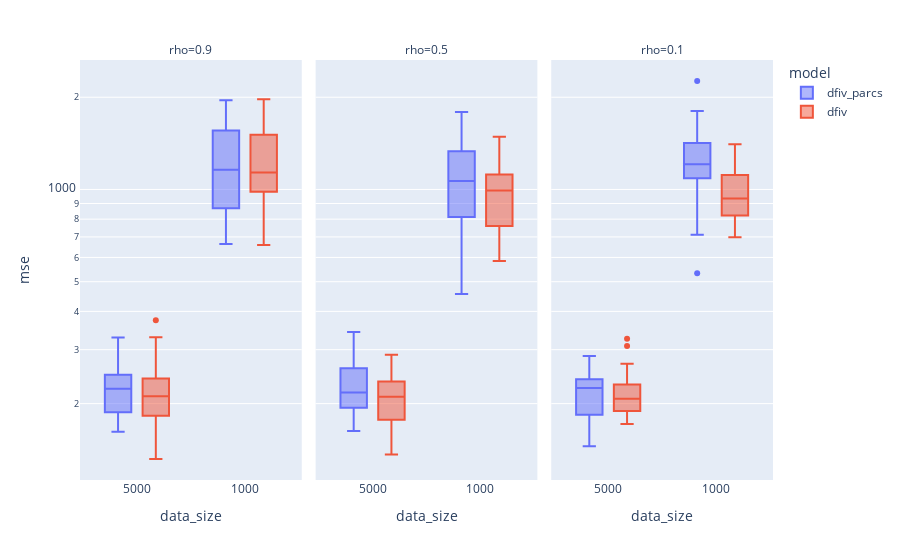

This figure's notebook cell:
### Code cell
fig = px.box(df, x='data_size', y='mse', color='model', log_y=True,
                facet_col='rho', facet_col_wrap=3)
fig.show()

### Figure 1 — Plotly figure (JSON) as saved in the notebook; plotly's stock layout.template omitted (floating-point values rounded to 4 significant figures)
{"data": [{"alignmentgroup": "True", "hovertemplate": "model=dfiv_parcs<br>rho=0.9<br>data_size=%{x}<br>mse=%{y}<extra></extra>", "legendgroup": "dfiv_parcs", "marker": {"color": "#636efa"}, "name": "dfiv_parcs", "notched": false, "offsetgroup": "dfiv_parcs", "orientation": "v", "showlegend": true, "type": "box", "x": ["5000", "5000", "5000", "5000", "5000", "5000", "5000", "5000", "5000", "5000", "5000", "5000", "5000", "5000", "5000", "5000", "5000", "5000", "5000", "5000", "1000", "1000", "1000", "1000", "1000", "1000", "1000", "1000", "1000", "1000", "1000", "1000", "1000", "1000", "1000", "1000", "1000", "1000", "1000", "1000"], "x0": " ", "xaxis": "x", "y": [223.9, 230.5, 200.6, 161.8, 233.8, 248.2, 328.9, 270.5, 261.1, 182.4, 209.4, 173.5, 249.0, 163.1, 205.2, 192.7, 165.1, 243.6, 322.8, 223.1, 663.7, 665.0, 757.6, 1179.0, 716.9, 1608.0, 1006.0, 1312.0, 948.4, 1957.0, 1217.0, 1710.0, 1095.0, 1774.0, 789.1, 1029.0, 1506.0, 1142.0, 1184.0, 1941.0], "y0": " ", "yaxis": "y"}, {"alignmentgroup": "True", "hovertemplate": "model=dfiv_parcs<br>rho=0.5<br>data_size=%{x}<br>mse=%{y}<extra></extra>", "legendgroup": "dfiv_parcs", "marker": {"color": "#636efa"}, "name": "dfiv_parcs", "notched": false, "offsetgroup": "dfiv_parcs", "orientation": "v", "showlegend": false, "type": "box", "x": ["5000", "5000", "5000", "5000", "5000", "5000", "5000", "5000", "5000", "5000", "5000", "5000", "5000", "5000", "5000", "5000", "5000", "5000", "5000", "5000", "1000", "1000", "1000", "1000", "1000", "1000", "1000", "1000", "1000", "1000", "1000", "1000", "1000", "1000", "1000", "1000", "1000", "1000", "1000", "1000"], "x0": " ", "xaxis": "x2", "y": [282.8, 249.3, 195.1, 250.7, 208.4, 265.0, 209.4, 342.5, 310.7, 179.1, 183.0, 263.7, 209.7, 219.4, 186.0, 215.5, 258.1, 162.9, 192.4, 254.8, 745.2, 1791.0, 1328.0, 824.2, 668.0, 1336.0, 1083.0, 1380.0, 924.3, 803.3, 1598.0, 1077.0, 1056.0, 1219.0, 455.6, 790.1, 952.8, 1230.0, 849.4, 1393.0], "y0": " ", "yaxis": "y2"}, {"alignmentgroup": "True", "hovertemplate": "model=dfiv_parcs<br>rho=0.1<br>data_size=%{x}<br>mse=%{y}<extra></extra>", "legendgroup": "dfiv_parcs", "marker": {"color": "#636efa"}, "name": "dfiv_parcs", "notched": false, "offsetgroup": "dfiv_parcs", "orientation": "v", "showlegend": false, "type": "box", "x": ["5000", "5000", "5000", "5000", "5000", "5000", "5000", "5000", "5000", "5000", "5000", "5000", "5000", "5000", "5000", "5000", "5000", "5000", "5000", "5000", "1000", "1000", "1000", "1000", "1000", "1000", "1000", "1000", "1000", "1000", "1000", "1000", "1000", "1000", "1000", "1000", "1000", "1000", "1000", "1000"], "x0": " ", "xaxis": "x3", "y": [145.1, 225.2, 193.4, 245.5, 206.1, 176.5, 174.6, 260.5, 232.9, 262.4, 224.7, 234.9, 185.2, 228.8, 284.7, 182.8, 163.6, 229.1, 285.8, 201.4, 1106.0, 1156.0, 1389.0, 887.4, 712.0, 1360.0, 532.3, 1119.0, 1396.0, 802.1, 2260.0, 1805.0, 1107.0, 1180.0, 1071.0, 1238.0, 1251.0, 1792.0, 1538.0, 1438.0], "y0": " ", "yaxis": "y3"}, {"alignmentgroup": "True", "hovertemplate": "model=dfiv<br>rho=0.9<br>data_size=%{x}<br>mse=%{y}<extra></extra>", "legendgroup": "dfiv", "marker": {"color": "#EF553B"}, "name": "dfiv", "notched": false, "offsetgroup": "dfiv", "orientation": "v", "showlegend": true, "type": "box", "x": ["5000", "5000", "5000", "5000", "5000", "5000", "5000", "5000", "5000", "5000", "5000", "5000", "5000", "5000", "5000", "5000", "5000", "5000", "5000", "5000", "1000", "1000", "1000", "1000", "1000", "1000", "1000", "1000", "1000", "1000", "1000", "1000", "1000", "1000", "1000", "1000", "1000", "1000", "1000", "1000"], "x0": " ", "xaxis": "x", "y": [210.0, 229.9, 308.3, 374.1, 213.0, 234.1, 148.1, 183.8, 210.5, 156.0, 229.6, 329.3, 169.6, 181.4, 206.6, 248.8, 255.8, 212.2, 187.3, 131.9, 1294.0, 1392.0, 998.0, 1423.0, 870.7, 1010.0, 658.3, 980.3, 816.8, 885.7, 1527.0, 1019.0, 985.2, 1672.0, 1256.0, 1490.0, 1574.0, 1970.0, 1661.0, 1014.0], "y0": " ", "yaxis": "y"}, {"alignmentgroup": "True", "hovertemplate": "model=dfiv<br>rho=0.5<br>data_size=%{x}<br>mse=%{y}<extra></extra>", "legendgroup": "dfiv", "marker": {"color": "#EF553B"}, "name": "dfiv", "notched": false, "offsetgroup": "dfiv", "orientation": "v", "showlegend": false, "type": "box", "x": ["5000", "5000", "5000", "5000", "5000", "5000", "5000", "5000", "5000", "5000", "5000", "5000", "5000", "5000", "5000", "5000", "5000", "5000", "5000", "5000", "1000", "1000", "1000", "1000", "1000", "1000", "1000", "1000", "1000", "1000", "1000", "1000", "1000", "1000", "1000", "1000", "1000", "1000", "1000", "1000"], "x0": " ", "xaxis": "x2", "y": [144.1, 179.5, 233.7, 159.7, 288.9, 136.5, 207.5, 175.7, 218.0, 226.4, 238.4, 252.3, 177.2, 238.7, 179.6, 227.4, 177.3, 207.8, 213.5, 243.0, 1103.0, 991.0, 1160.0, 1003.0, 984.6, 704.8, 651.2, 993.9, 1001.0, 900.1, 583.9, 1134.0, 1062.0, 1256.0, 737.2, 719.2, 981.6, 783.8, 1487.0, 1246.0], "y0": " ", "yaxis": "y2"}, {"alignmentgroup": "True", "hovertemplate": "model=dfiv<br>rho=0.1<br>data_size=%{x}<br>mse=%{y}<extra></extra>", "legendgroup": "dfiv", "marker": {"color": "#EF553B"}, "name": "dfiv", "notched": false, "offsetgroup": "dfiv", "orientation": "v", "showlegend": false, "type": "box", "x": ["5000", "5000", "5000", "5000", "5000", "5000", "5000", "5000", "5000", "5000", "5000", "5000", "5000", "5000", "5000", "5000", "5000", "5000", "5000", "5000", "1000", "1000", "1000", "1000", "1000", "1000", "1000", "1000", "1000", "1000", "1000", "1000", "1000", "1000", "1000", "1000", "1000", "1000", "1000", "1000"], "x0": " ", "xaxis": "x3", "y": [203.0, 204.8, 183.9, 325.5, 308.4, 209.8, 171.7, 191.8, 179.7, 269.0, 186.3, 192.7, 226.1, 228.2, 233.2, 196.0, 269.7, 184.2, 216.2, 218.3, 964.9, 924.4, 1065.0, 1235.0, 1404.0, 1001.0, 697.9, 723.0, 1381.0, 943.5, 918.1, 758.3, 742.9, 903.9, 1165.0, 945.7, 1251.0, 861.9, 869.3, 781.4], "y0": " ", "yaxis": "y3"}], "layout": {"annotations": [{"font": {}, "showarrow": false, "text": "rho=0.9", "x": 0.16, "xanchor": "center", "xref": "paper", "y": 1, "yanchor": "bottom", "yref": "paper"}, {"font": {}, "showarrow": false, "text": "rho=0.5", "x": 0.5, "xanchor": "center", "xref": "paper", "y": 1, "yanchor": "bottom", "yref": "paper"}, {"font": {}, "showarrow": false, "text": "rho=0.1", "x": 0.84, "xanchor": "center", "xref": "paper", "y": 1, "yanchor": "bottom", "yref": "paper"}], "boxmode": "group", "legend": {"title": {"text": "model"}, "tracegroupgap": 0}, "margin": {"t": 60}, "xaxis": {"anchor": "y", "domain": [0, 0.32], "title": {"text": "data_size"}}, "xaxis2": {"anchor": "y2", "domain": [0.34, 0.66], "matches": "x", "title": {"text": "data_size"}}, "xaxis3": {"anchor": "y3", "domain": [0.68, 1.0], "matches": "x", "title": {"text": "data_size"}}, "yaxis": {"anchor": "x", "domain": [0, 1], "title": {"text": "mse"}, "type": "log"}, "yaxis2": {"anchor": "x2", "domain": [0, 1], "matches": "y", "showticklabels": false, "type": "log"}, "yaxis3": {"anchor": "x3", "domain": [0, 1], "matches": "y", "showticklabels": false, "type": "log"}}}
